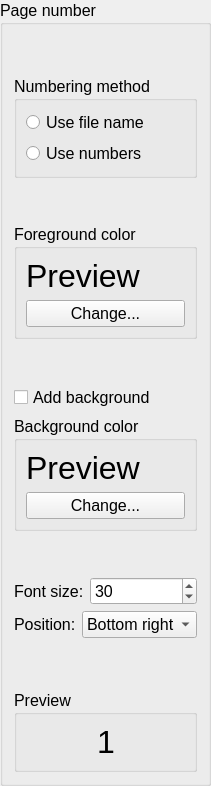
       <widget class="QGroupBox" name="groupBoxPageNumber">
        <property name="font">
         <font>
          <pointsize>12</pointsize>
         </font>
        </property>
        <property name="title">
         <string>Page number</string>
        </property>
        <layout class="QVBoxLayout" name="verticalLayout_3">
         <item>
          <spacer name="verticalSpacer_3">
           <property name="orientation">
            <enum>Qt::Vertical</enum>
           </property>
           <property name="sizeHint" stdset="0">
            <size>
             <width>20</width>
             <height>40</height>
            </size>
           </property>
          </spacer>
         </item>
         <item>
          <widget class="QGroupBox" name="groupBoxNumberingMethod">
           <property name="font">
            <font>
             <pointsize>12</pointsize>
            </font>
           </property>
           <property name="title">
            <string>Numbering method</string>
           </property>
           <layout class="QVBoxLayout" name="verticalLayout_7">
            <item>
             <layout class="QVBoxLayout" name="verticalLayout_2">
              <item>
               <widget class="QRadioButton" name="radioFil">
                <property name="font">
                 <font>
                  <pointsize>12</pointsize>
                 </font>
                </property>
                <property name="text">
                 <string>Use file name</string>
                </property>
                <property name="checkable">
                 <bool>true</bool>
                </property>
                <property name="checked">
                 <bool>false</bool>
                </property>
               </widget>
              </item>
              <item>
               <widget class="QRadioButton" name="radioNumb">
                <property name="font">
                 <font>
                  <pointsize>12</pointsize>
                 </font>
                </property>
                <property name="text">
                 <string>Use numbers</string>
                </property>
                <property name="checkable">
                 <bool>true</bool>
                </property>
                <property name="checked">
                 <bool>false</bool>
                </property>
               </widget>
              </item>
             </layout>
            </item>
           </layout>
          </widget>
         </item>
         <item>
          <spacer name="verticalSpacer_5">
           <property name="orientation">
            <enum>Qt::Vertical</enum>
           </property>
           <property name="sizeHint" stdset="0">
            <size>
             <width>20</width>
             <height>40</height>
            </size>
           </property>
          </spacer>
         </item>
         <item>
          <widget class="QGroupBox" name="groupBoxForeColor">
           <property name="font">
            <font>
             <pointsize>12</pointsize>
            </font>
           </property>
           <property name="title">
            <string>Foreground color</string>
           </property>
           <layout class="QVBoxLayout" name="verticalLayout_4">
            <item>
             <widget class="QLabel" name="lblPnumFore">
              <property name="font">
               <font>
                <pointsize>24</pointsize>
               </font>
              </property>
              <property name="text">
               <string>Preview</string>
              </property>
             </widget>
            </item>
            <item>
             <widget class="QPushButton" name="btnChgPNumFore">
              <property name="font">
               <font>
                <pointsize>12</pointsize>
               </font>
              </property>
              <property name="text">
               <string>Change...</string>
              </property>
             </widget>
            </item>
           </layout>
          </widget>
         </item>
         <item>
          <spacer name="verticalSpacer_6">
           <property name="orientation">
            <enum>Qt::Vertical</enum>
           </property>
           <property name="sizeHint" stdset="0">
            <size>
             <width>20</width>
             <height>40</height>
            </size>
           </property>
          </spacer>
         </item>
         <item>
          <widget class="QCheckBox" name="checkBoxPnumAddBG">
           <property name="font">
            <font>
             <pointsize>12</pointsize>
            </font>
           </property>
           <property name="text">
            <string>Add background</string>
           </property>
           <property name="checked">
            <bool>false</bool>
           </property>
          </widget>
         </item>
         <item>
          <widget class="QGroupBox" name="groupBoxBckColor">
           <property name="font">
            <font>
             <pointsize>12</pointsize>
            </font>
           </property>
           <property name="title">
            <string>Background color</string>
           </property>
           <layout class="QVBoxLayout" name="verticalLayout_9">
            <item>
             <widget class="QLabel" name="lblPnumBack">
              <property name="font">
               <font>
                <pointsize>24</pointsize>
               </font>
              </property>
              <property name="text">
               <string>Preview</string>
              </property>
             </widget>
            </item>
            <item>
             <widget class="QPushButton" name="btnChgNumBack">
              <property name="font">
               <font>
                <pointsize>12</pointsize>
               </font>
              </property>
              <property name="text">
               <string>Change...</string>
              </property>
             </widget>
            </item>
           </layout>
          </widget>
         </item>
         <item>
          <spacer name="verticalSpacer_8">
           <property name="orientation">
            <enum>Qt::Vertical</enum>
           </property>
           <property name="sizeHint" stdset="0">
            <size>
             <width>20</width>
             <height>40</height>
            </size>
           </property>
          </spacer>
         </item>
         <item>
          <layout class="QFormLayout" name="formLayout_2">
           <item row="0" column="0">
            <widget class="QLabel" name="lblFontSize1">
             <property name="font">
              <font>
               <pointsize>12</pointsize>
              </font>
             </property>
             <property name="text">
              <string>Font size:</string>
             </property>
            </widget>
           </item>
           <item row="0" column="1">
            <widget class="QSpinBox" name="spinBoxPNumFontSize">
             <property name="font">
              <font>
               <pointsize>12</pointsize>
              </font>
             </property>
             <property name="maximum">
              <number>999999999</number>
             </property>
             <property name="value">
              <number>30</number>
             </property>
            </widget>
           </item>
          </layout>
         </item>
         <item>
          <layout class="QFormLayout" name="formLayout">
           <item row="0" column="0">
            <widget class="QLabel" name="lblPosition">
             <property name="font">
              <font>
               <pointsize>12</pointsize>
              </font>
             </property>
             <property name="text">
              <string>Position:</string>
             </property>
            </widget>
           </item>
           <item row="0" column="1">
            <widget class="QComboBox" name="comboBoxPnumPos">
             <property name="font">
              <font>
               <pointsize>12</pointsize>
              </font>
             </property>
             <item>
              <property name="text">
               <string>Bottom right</string>
              </property>
             </item>
             <item>
              <property name="text">
               <string>Top right</string>
              </property>
             </item>
             <item>
              <property name="text">
               <string>Top left</string>
              </property>
             </item>
             <item>
              <property name="text">
               <string>Bottom left</string>
              </property>
             </item>
            </widget>
           </item>
           <item row="1" column="1">
            <spacer name="verticalSpacer_7">
             <property name="orientation">
              <enum>Qt::Vertical</enum>
             </property>
             <property name="sizeHint" stdset="0">
              <size>
               <width>20</width>
               <height>40</height>
              </size>
             </property>
            </spacer>
           </item>
          </layout>
         </item>
         <item>
          <widget class="QGroupBox" name="groupBoxPreviewNum">
           <property name="font">
            <font>
             <pointsize>12</pointsize>
            </font>
           </property>
           <property name="title">
            <string>Preview</string>
           </property>
           <layout class="QVBoxLayout" name="verticalLayout_8">
            <item>
             <layout class="QHBoxLayout" name="horizontalLayout_8">
              <item>
               <spacer name="horizontalSpacer_3">
                <property name="orientation">
                 <enum>Qt::Horizontal</enum>
                </property>
                <property name="sizeHint" stdset="0">
                 <size>
                  <width>40</width>
                  <height>20</height>
                 </size>
                </property>
               </spacer>
              </item>
              <item>
               <widget class="QLabel" name="lblPreviewNum">
                <property name="font">
                 <font>
                  <pointsize>24</pointsize>
                 </font>
                </property>
                <property name="text">
                 <string>1</string>
                </property>
               </widget>
              </item>
              <item>
               <spacer name="horizontalSpacer_4">
                <property name="orientation">
                 <enum>Qt::Horizontal</enum>
                </property>
                <property name="sizeHint" stdset="0">
                 <size>
                  <width>40</width>
                  <height>20</height>
                 </size>
                </property>
               </spacer>
              </item>
             </layout>
            </item>
           </layout>
          </widget>
         </item>
        </layout>
       </widget>
